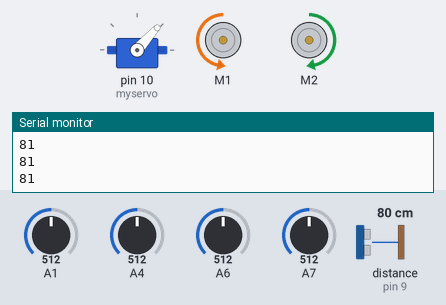
Simulated run of this sketch. Board: Arduino Nano, built with avr-gcc and run on an emulated ATmega328P. Parts: servo, 2 × DC motor (green arrow = forward, orange = backward, longer = faster), the last lines printed to the serial monitor. The inputs (shaded band) are chosen by the test bench; at power-on: A7 = 512, distance to the obstacle (sensor on pin 9) 80 cm, A1 = 512, A4 = 512, A6 = 512. The echo pulse lasts 58.3 µs per cm.

Above: at 1.4 s.
1.5 s: A7 set to 170
At 1.65 s:
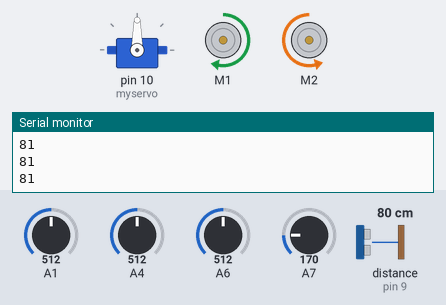
5.0 s: distance to the obstacle (sensor on pin 9) set to 143 cm
8.6 s: distance to the obstacle (sensor on pin 9) set to 152 cm
At 9.13 s:
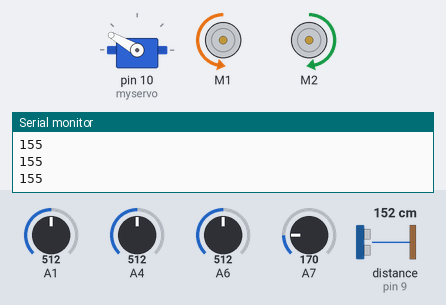
12.1 s: A1 set to 716
16.7 s: A4 set to 536
At 16.97 s:
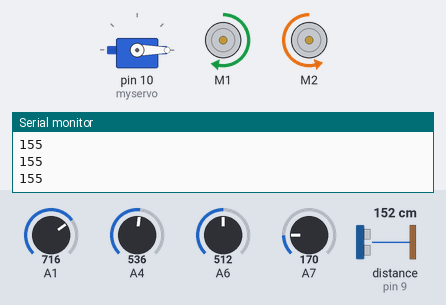
20.2 s: distance to the obstacle (sensor on pin 9) set to 159 cm
At 20.53 s:
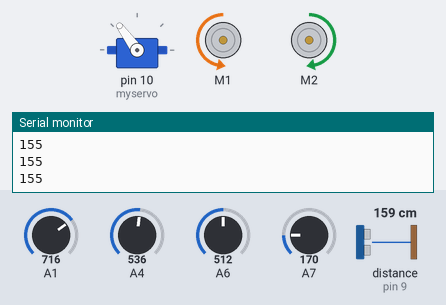
Timing chart, 0 to 25.8 s (numbered marks = the images above; inputs shaded):
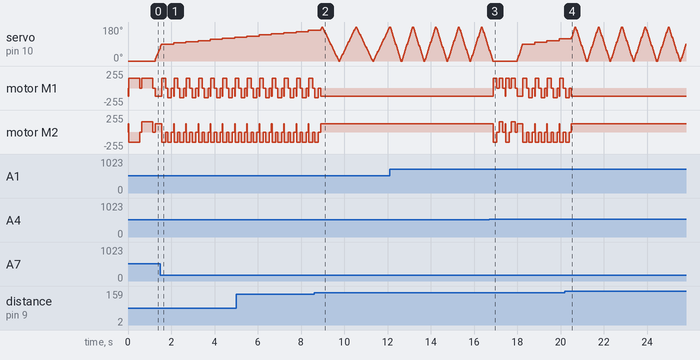

Measured:
- the behaviour switches between 147 and 148 cm on distance to the obstacle (sensor on pin 9) (found by bisection; images 1 and 2)
- the behaviour switches between 528 and 529 on A4 (found by bisection; images 2 and 3)
- the behaviour switches between 154 and 155 cm on distance to the obstacle (sensor on pin 9) (found by bisection; images 3 and 4)
- after the input at 8.6 s, motor M1: goes on until 8.9 s, then stays backward 126/255; motor M2: goes on until 8.9 s, then stays forward 126/255
- after the input at 20.2 s, motor M1: goes on until 20.5 s, then stays backward 126/255; motor M2: goes on until 20.5 s, then stays forward 126/255
- by itself, motor M1: repeats every 0.57 s: backward 149/255 0.17 s, stopped 0.10 s, backward 126/255 0.03 s, forward 149/255 0.17 s, stopped 0.10 s
- by itself, motor M2: repeats every 0.57 s: backward 154/255 0.17 s, stopped 0.10 s, forward 126/255 0.03 s, backward 154/255 0.17 s, stopped 0.10 s

The sketch:

spin.ino
```cpp
#include <Servo.h>
#include <NewPing.h>
#include <RedBot.h>
// Arduino pin tied to trigger pin on the ultrasonic sensor.
// Arduino pin tied to echo pin on the ultrasonic sensor.
// Maximum distance we want to ping for (in centimeters). Maximum sensor distance is rated at 400-500cm.
RedBotMotors motors;

//NewPing needs ( Trigger Pin , Echo Pin , Distance )
NewPing sonar(3 , 9 , 300); // NewPing setup of pins and maximum distance.
Servo myservo;  // create servo object to control a servo
// twelve servo objects can be created on most boards

int pos = 0;    // variable to store the servo position

void setup() {
  Serial.begin(9600);
  myservo.attach(10);  // attaches the servo on pin 9 to the servo object
}

void loop() {
  driveVar(A6);
  for (pos = 0; pos <= 180; pos += map(analogRead(A1), 0, 1023, 0, 13)) { // goes from 0 degrees to 180 degrees
    // in steps of 1 degree
    myservo.write(pos);              // tell servo to go to position in variable 'pos'
    delay(15);                       // waits 15ms for the servo to reach the position
    ck(myservo.read(), sonar.ping_cm());
  }

  for (pos = 180; pos >= 0; pos -= map(analogRead(A1), 0, 1023, 0, 13)) { // goes from 180 degrees to 0 degrees
    myservo.write(pos);              // tell servo to go to position in variable 'pos'
    delay(15);                       // waits 15ms for the servo to reach the position
    ck(myservo.read(), sonar.ping_cm());
  }
}
```

drive.ino
```cpp
void driveVar(int varPin) {
    int driveSpeed = map(analogRead(varPin), 0, 1023, 0, 255);
    motors.leftMotor(driveSpeed);
    motors.rightMotor(driveSpeed);
}

void turnRight(int varPin)
{
  motors.leftMotor(-150);  // spin CCW
  motors.rightMotor(155); // spin CCW
  delay(analogRead(varPin));
  motors.brake();
  delay(100);  // short delay to let robot fully stop
}

// turnRight() function -- turns RedBot to the Left
void turnLeft(int varPin)
{
    motors.leftMotor(150);  // spin CW
    motors.rightMotor(-155); // spin CW
    delay(analogRead(varPin));
    motors.brake();
    delay(100);  // short delay to let robot fully stop
}

void reverse(int varPin) {
  motors.stop();
  motors.leftMotor(-150);  // spin CW
  motors.rightMotor(-155); // spin CW
  delay(analogRead(varPin));
  motors.brake();
  delay(100);  // short delay to let robot fully stop
}

void ck(int pos, int distance) {
  Serial.println(distance);

  if( distance <= map(analogRead(A4), 0, 1023, 0, 300)   &&  distance > 0 && pos <= 5)
  {
    motors.stop();
    reverse(A7);
    turnRight(A7);
    driveVar(A6);
  //Stop and turn right
  }

  if( distance <= map(analogRead(A4), 0, 1023, 0, 300)  &&  distance > 0 && pos >= 90)
  {
    motors.stop();
    reverse(A7);
    turnLeft(A7);
    driveVar(A6);
  //Stop and turn left
  }
}
```
